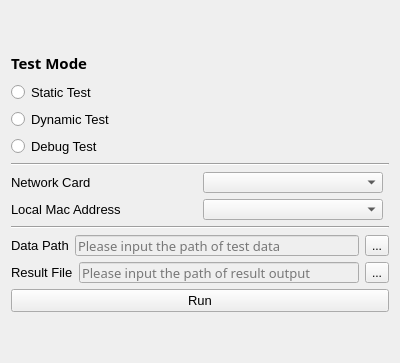
<?xml version="1.0" encoding="UTF-8"?>
<ui version="4.0">
 <class>MainW</class>
 <widget class="QWidget" name="MainW">
  <property name="geometry">
   <rect>
    <x>0</x>
    <y>0</y>
    <width>400</width>
    <height>363</height>
   </rect>
  </property>
  <property name="minimumSize">
   <size>
    <width>400</width>
    <height>363</height>
   </size>
  </property>
  <property name="maximumSize">
   <size>
    <width>400</width>
    <height>363</height>
   </size>
  </property>
  <property name="windowTitle">
   <string>Test</string>
  </property>
  <layout class="QVBoxLayout" name="verticalLayout_2">
   <item>
    <layout class="QVBoxLayout" name="verticalLayout">
     <item>
      <layout class="QHBoxLayout" name="TitleLabel">
       <item alignment="Qt::AlignLeft">
        <widget class="QLabel" name="TestModeLabel">
         <property name="maximumSize">
          <size>
           <width>326</width>
           <height>26</height>
          </size>
         </property>
         <property name="font">
          <font>
           <family>Yu Gothic UI Semibold</family>
           <pointsize>11</pointsize>
           <weight>75</weight>
           <bold>true</bold>
          </font>
         </property>
         <property name="text">
          <string>Test Mode</string>
         </property>
        </widget>
       </item>
      </layout>
     </item>
     <item>
      <layout class="QVBoxLayout" name="TestModeLayout">
       <item>
        <widget class="QRadioButton" name="StaticRdoButton">
         <property name="enabled">
          <bool>true</bool>
         </property>
         <property name="font">
          <font>
           <family>Yu Gothic UI</family>
           <pointsize>10</pointsize>
          </font>
         </property>
         <property name="mouseTracking">
          <bool>true</bool>
         </property>
         <property name="text">
          <string>Static Test</string>
         </property>
         <attribute name="buttonGroup">
          <string notr="true">ModeButtonGroup</string>
         </attribute>
        </widget>
       </item>
       <item alignment="Qt::AlignLeft">
        <widget class="QRadioButton" name="DynamicRdoButton">
         <property name="font">
          <font>
           <family>Yu Gothic UI</family>
           <pointsize>10</pointsize>
          </font>
         </property>
         <property name="text">
          <string>Dynamic Test</string>
         </property>
         <property name="checked">
          <bool>false</bool>
         </property>
         <attribute name="buttonGroup">
          <string notr="true">ModeButtonGroup</string>
         </attribute>
        </widget>
       </item>
       <item>
        <widget class="QRadioButton" name="DebugRdoButton">
         <property name="font">
          <font>
           <family>Yu Gothic UI</family>
           <pointsize>10</pointsize>
          </font>
         </property>
         <property name="text">
          <string>Debug Test</string>
         </property>
         <attribute name="buttonGroup">
          <string notr="true">ModeButtonGroup</string>
         </attribute>
        </widget>
       </item>
      </layout>
     </item>
     <item>
      <layout class="QHBoxLayout" name="horizontalLayout_2">
       <item>
        <widget class="Line" name="line_2">
         <property name="orientation">
          <enum>Qt::Horizontal</enum>
         </property>
        </widget>
       </item>
      </layout>
     </item>
     <item>
      <layout class="QHBoxLayout" name="NetworkCardLayout">
       <item alignment="Qt::AlignLeft">
        <widget class="QLabel" name="IfaceLabel">
         <property name="font">
          <font>
           <family>Yu Gothic UI</family>
           <pointsize>10</pointsize>
          </font>
         </property>
         <property name="text">
          <string>Network Card</string>
         </property>
        </widget>
       </item>
       <item alignment="Qt::AlignLeft">
        <widget class="QComboBox" name="NetworkCardComboBox">
         <property name="minimumSize">
          <size>
           <width>180</width>
           <height>21</height>
          </size>
         </property>
         <property name="maximumSize">
          <size>
           <width>180</width>
           <height>21</height>
          </size>
         </property>
         <property name="font">
          <font>
           <family>Yu Gothic UI</family>
           <pointsize>10</pointsize>
          </font>
         </property>
        </widget>
       </item>
      </layout>
     </item>
     <item>
      <layout class="QHBoxLayout" name="LocalMacLayout">
       <item alignment="Qt::AlignLeft">
        <widget class="QLabel" name="IfaceLabel_2">
         <property name="font">
          <font>
           <family>Yu Gothic UI</family>
           <pointsize>10</pointsize>
          </font>
         </property>
         <property name="text">
          <string>Local Mac Address</string>
         </property>
        </widget>
       </item>
       <item alignment="Qt::AlignLeft">
        <widget class="QComboBox" name="LocalMacComboBox">
         <property name="enabled">
          <bool>true</bool>
         </property>
         <property name="minimumSize">
          <size>
           <width>180</width>
           <height>21</height>
          </size>
         </property>
         <property name="maximumSize">
          <size>
           <width>180</width>
           <height>21</height>
          </size>
         </property>
         <property name="font">
          <font>
           <family>Yu Gothic UI</family>
           <pointsize>10</pointsize>
          </font>
         </property>
        </widget>
       </item>
      </layout>
     </item>
     <item>
      <layout class="QHBoxLayout" name="horizontalLayout_3">
       <item>
        <widget class="Line" name="line_3">
         <property name="orientation">
          <enum>Qt::Horizontal</enum>
         </property>
        </widget>
       </item>
      </layout>
     </item>
     <item>
      <layout class="QHBoxLayout" name="DataPathLayout">
       <item>
        <widget class="QLabel" name="DataPathLabel">
         <property name="font">
          <font>
           <family>Yu Gothic UI</family>
           <pointsize>10</pointsize>
          </font>
         </property>
         <property name="text">
          <string>Data Path</string>
         </property>
        </widget>
       </item>
       <item>
        <widget class="QLineEdit" name="DataPathLineEdit">
         <property name="enabled">
          <bool>false</bool>
         </property>
         <property name="minimumSize">
          <size>
           <width>180</width>
           <height>19</height>
          </size>
         </property>
         <property name="font">
          <font>
           <family>Yu Gothic UI Light</family>
           <pointsize>10</pointsize>
          </font>
         </property>
         <property name="contextMenuPolicy">
          <enum>Qt::DefaultContextMenu</enum>
         </property>
         <property name="dragEnabled">
          <bool>true</bool>
         </property>
         <property name="placeholderText">
          <string>Please input the path of test data</string>
         </property>
         <property name="clearButtonEnabled">
          <bool>false</bool>
         </property>
        </widget>
       </item>
       <item>
        <widget class="QToolButton" name="toolButton_1">
         <property name="text">
          <string>...</string>
         </property>
        </widget>
       </item>
      </layout>
     </item>
     <item>
      <layout class="QHBoxLayout" name="ResultFileLayout">
       <item>
        <widget class="QLabel" name="DataPathLabel_2">
         <property name="font">
          <font>
           <family>Yu Gothic UI</family>
           <pointsize>10</pointsize>
          </font>
         </property>
         <property name="text">
          <string>Result File</string>
         </property>
        </widget>
       </item>
       <item>
        <widget class="QLineEdit" name="ResFileLineEdit">
         <property name="enabled">
          <bool>false</bool>
         </property>
         <property name="minimumSize">
          <size>
           <width>180</width>
           <height>19</height>
          </size>
         </property>
         <property name="font">
          <font>
           <family>Yu Gothic UI Light</family>
           <pointsize>10</pointsize>
          </font>
         </property>
         <property name="dragEnabled">
          <bool>true</bool>
         </property>
         <property name="placeholderText">
          <string>Please input the path of result output</string>
         </property>
        </widget>
       </item>
       <item>
        <widget class="QToolButton" name="toolButton_2">
         <property name="text">
          <string>...</string>
         </property>
        </widget>
       </item>
      </layout>
     </item>
     <item>
      <widget class="QPushButton" name="RunButton">
       <property name="font">
        <font>
         <family>Yu Gothic UI</family>
         <pointsize>10</pointsize>
        </font>
       </property>
       <property name="text">
        <string>Run</string>
       </property>
      </widget>
     </item>
    </layout>
   </item>
  </layout>
 </widget>
 <resources/>
 <connections/>
 <buttongroups>
  <buttongroup name="ModeButtonGroup"/>
 </buttongroups>
</ui>
